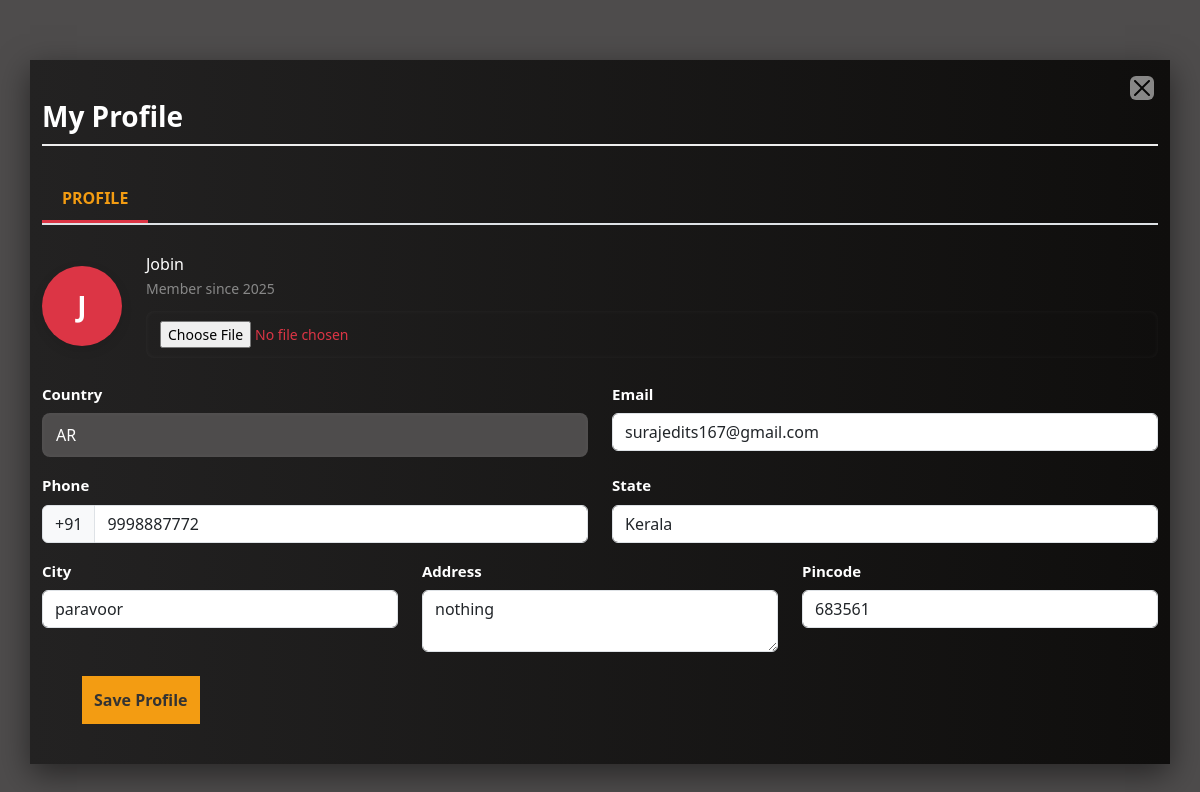
The app's page /userdashboard/myprofile/ (signed in) with its own data.
### paintings/models.py (models this page shows, shortened)
class UserSignup(models.Model):
    phoneorusername = models.CharField(max_length=15)
    email = models.EmailField(max_length=254, blank=True, null=True)
    password = models.CharField(max_length=15)

class UserProfile(models.Model):
    user = models.OneToOneField(UserSignup, on_delete=models.CASCADE)
    email = models.EmailField( max_length=254, blank=True, null=True)
    phoneorusername = models.CharField(max_length=15)
    profile_picture = models.ImageField(upload_to='profile_pics/', blank=True, null=True)
    phone = models.CharField(max_length=15, blank=True, null=True)
    country = CountryField(blank_label='(Select country)', blank=True, null=True)
    address = models.CharField(max_length=255, blank=True, null=True)
    city = models.CharField(max_length=100, blank=True, null=True)
    state = models.CharField(max_length=100, blank=True, null=True)
    pincode = models.CharField(max_length=10, blank=True, null=True)
    created_at = models.DateTimeField(auto_now_add=True, null=True)

### paintings/views.py (the view)
# urls.py: path('userdashboard/myprofile/', views.myprofile, name='myprofile'),
def myprofile(request):
    user_id = request.session.get('user_id')
    if not user_id:
        return redirect('login')
    try:
        user = UserSignup.objects.get(id=user_id)
    except UserSignup.DoesNotExist:
        return redirect('login')
    profile, created = UserProfile.objects.get_or_create(user=user)
    if request.method == 'POST':
        form = UserProfileForm(request.POST, request.FILES, instance=profile)
        if form.is_valid():
            form.save()
            messages.success(request, "Profile updated successfully.")
            return redirect('myprofile')
        else:
            print("Form Errors:", form.errors)  # Debugging
    else:
        form = UserProfileForm(instance=profile)
    created_at = profile.created_at
    username = user.phoneorusername
    profile_initial = username[0].upper() if username else '?'
    profile_picture_url = profile.profile_picture.url if profile.profile_picture else None
    context = {
        'form': form,
        'user_name': username,
        'member_since': created_at,
        'profile_initial': profile_initial,
        'profile_picture': profile_picture_url,
    }
    return render(request, 'myprofile.html', context)

### paintings/forms.py
class UserProfileForm(forms.ModelForm):
    class Meta:
        model = UserProfile
        fields = [ 'profile_picture','email','phone', 'country', 'address', 'city', 'state', 'pincode']
        widgets = {
            'email': forms.EmailInput(attrs={'class': 'form-control'}),
            'phone': forms.TextInput(attrs={'class': 'form-control'}),
            'country': CountrySelectWidget(attrs={'class': 'form-select'}),
            'address': forms.Textarea(attrs={'class': 'form-control', 'rows': 2}),
            'city': forms.TextInput(attrs={'class': 'form-control'}),
            'state': forms.TextInput(attrs={'class': 'form-control'}),
            'pincode': forms.TextInput(attrs={'class': 'form-control'}),
        }

### paintings/templates/myprofile.html (shortened to what this page needs)
{% load static %}
<!DOCTYPE html>
<html lang="en">
<head>
    <link rel="stylesheet" href="{% static 'css/myprofile.css' %}">
    <link href="https://cdn.jsdelivr.net/npm/bootstrap@5.3.0/dist/css/bootstrap.min.css" rel="stylesheet">
    <link rel="stylesheet" href="https://cdn.jsdelivr.net/npm/swiper@11/swiper-bundle.min.css" />
</head>
<body>
<div class="container position-relative">
    <a href="{% url 'userdashboard' %}" style="background-color: #fff;" class="btn-close position-absolute top-0 end-0 m-3" aria-label="Close"></a>
    <h3 class="profile-header">My Profile</h3>
    <div class="profile-tab">
        <a href="#">PROFILE</a>
    </div>
    <form method="POST" enctype="multipart/form-data">
        <div class="row align-items-center mb-4">
            <div class="col-auto">
                {% if form.profile_picture.value %}
                    <img src="{{ form.profile_picture.value.url }}" class="profile-pic" />
                {% else %}
                    <div  class="profile-pic">{{ profile_initial }}</div>
                {% endif %}
            </div>
            <div class="col">
                <h6 class="mb-1" style="color: #fff;">{{ user_name }}</h6>
                <div class="member-info">Member since {{ member_since|date:"Y" }}</div>
                <div class="upload-text mt-1">
                    {{ form.profile_picture }}
                </div>
            </div>
        </div>
        <div class="row mb-3">
            <div class="col-md-6">
                <label class="form-label">Country</label>
                {{ form.country }}
            </div>
            <div class="col-md-6">
                <label class="form-label">Email</label>
                {{ form.email }}
            </div>
        </div>
        <div class="row mb-3">
            <div class="col-md-6">
                <label class="form-label" >Phone</label>
                <div class="input-group">
                    <span class="input-group-text" id="country-code">+91</span>
                    {{ form.phone }}
                </div>
            </div>
            <div class="col-md-6">
                <label class="form-label">State</label>
                {{ form.state }}
            </div>
        </div>
        <div class="row mb-4">
            <div class="col-md-4">
                <label class="form-label">City</label>
                {{ form.city }}
            </div>
            <div class="col-md-4">
                <label class="form-label">Address</label>
                {{ form.address }}
            </div>
            <div class="col-md-4">
                <label class="form-label">Pincode</label>
                {{ form.pincode }}
            </div>
        </div>
        <button type="submit" class="save-btn" >Save Profile</button>
    </form>
</div>
</body>
</html>

### paintings/static/css/myprofile.css (style rules this page uses)
body { font-family: 'Segoe UI', Tahoma, Geneva, Verdana, sans-serif; background: linear-gradient(to right, #4e4c4c, #4e4c4c); color: #333; margin: 0; padding: 0; }
.container { background: linear-gradient(to right, #232222, #0f0e0d); padding: 40px; max-width: 900px; margin: 60px auto; box-shadow: 0px 10px 30px rgba(0, 0, 0, 0.5); }
.profile-header { font-weight: 700; font-size: 28px; margin-bottom: 30px; color: #fff; border-bottom: 2px solid #eee; padding-bottom: 10px; }
.profile-tab { display: flex; border-bottom: 2px solid #dee2e6; margin-bottom: 30px; }
.profile-tab a { font-weight: 600; color: #f39c12; text-decoration: none; padding: 10px 20px; border-bottom: 3px solid #dc3545; }
.profile-pic { width: 80px; height: 80px; background-color: #dc3545; color: #fff; font-size: 28px; font-weight: bold; display: flex; align-items: center; justify-content: center; border-radius: 50%; object-fit: cover; box-shadow: 0 4px 12px rgba(0,0,0,0.1); }
.member-info { font-size: 14px; color: #888; }
.upload-text input[type="file"] { margin-top: 8px; font-size: 14px; color: #dc3545; background: transparent; border: none; }
.form-label { font-weight: 600; font-size: 15px; margin-bottom: 6px; color: #fff; }
input, select, textarea { width: 100%; padding: 10px 14px; border-radius: 8px; border: none; background-color: #4e4c4c; color: #fff; font-size: 15px; transition: border 0.3s ease-in-out; box-shadow: inset 0 0 5px rgba(255, 255, 255, 0.05); }
.save-btn { background: #f39c12; color: #333; font-weight: bold; margin-left: 40px; padding: 12px; font-size: 16px; border: none; cursor: pointer; transition: 0.2s ease-in-out; }

### records on screen
UserSignup: phoneorusername "Jobin"
UserProfile: created_at "2025", country "AR", email "surajedits167@gmail.com", phone "9998887772", state "Kerala", city "paravoor", address "nothing", pincode "683561"

### other values on screen
{{ profile_initial }} "J"
